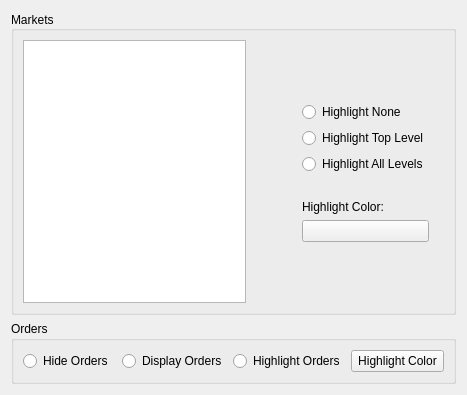
<?xml version="1.0" encoding="UTF-8"?>
<ui version="4.0">
 <class>BookViewHighlightPropertiesWidget</class>
 <widget class="QWidget" name="BookViewHighlightPropertiesWidget">
  <property name="geometry">
   <rect>
    <x>0</x>
    <y>0</y>
    <width>467</width>
    <height>395</height>
   </rect>
  </property>
  <property name="windowTitle">
   <string>Form</string>
  </property>
  <layout class="QVBoxLayout" name="verticalLayout">
   <item>
    <widget class="QGroupBox" name="m_marketsGroup">
     <property name="sizePolicy">
      <sizepolicy hsizetype="Preferred" vsizetype="Preferred">
       <horstretch>0</horstretch>
       <verstretch>0</verstretch>
      </sizepolicy>
     </property>
     <property name="title">
      <string>Markets</string>
     </property>
     <property name="alignment">
      <set>Qt::AlignLeading|Qt::AlignLeft|Qt::AlignVCenter</set>
     </property>
     <layout class="QHBoxLayout" name="horizontalLayout_3">
      <item>
       <widget class="QListWidget" name="m_marketsList">
        <property name="selectionMode">
         <enum>QAbstractItemView::SingleSelection</enum>
        </property>
       </widget>
      </item>
      <item>
       <spacer name="m_marketsToOptionsSpacer">
        <property name="orientation">
         <enum>Qt::Horizontal</enum>
        </property>
        <property name="sizeType">
         <enum>QSizePolicy::Fixed</enum>
        </property>
        <property name="sizeHint" stdset="0">
         <size>
          <width>50</width>
          <height>20</height>
         </size>
        </property>
       </spacer>
      </item>
      <item>
       <layout class="QVBoxLayout" name="m_optionsLayout">
        <item>
         <spacer name="m_optionsTopSpacer">
          <property name="orientation">
           <enum>Qt::Vertical</enum>
          </property>
          <property name="sizeHint" stdset="0">
           <size>
            <width>20</width>
            <height>40</height>
           </size>
          </property>
         </spacer>
        </item>
        <item>
         <widget class="QRadioButton" name="m_highlightNoneButton">
          <property name="text">
           <string>Highlight None</string>
          </property>
         </widget>
        </item>
        <item>
         <widget class="QRadioButton" name="m_highlightTopLevelButton">
          <property name="text">
           <string>Highlight Top Level</string>
          </property>
         </widget>
        </item>
        <item>
         <widget class="QRadioButton" name="m_highlightAllLevelsButton">
          <property name="text">
           <string>Highlight All Levels</string>
          </property>
         </widget>
        </item>
        <item>
         <spacer name="m_highlightColorButtonSpacer">
          <property name="orientation">
           <enum>Qt::Vertical</enum>
          </property>
          <property name="sizeType">
           <enum>QSizePolicy::Maximum</enum>
          </property>
          <property name="sizeHint" stdset="0">
           <size>
            <width>20</width>
            <height>20</height>
           </size>
          </property>
         </spacer>
        </item>
        <item>
         <layout class="QVBoxLayout" name="m_highlightColorLayout">
          <item>
           <widget class="QLabel" name="m_highlightColorLabel">
            <property name="sizePolicy">
             <sizepolicy hsizetype="Preferred" vsizetype="Fixed">
              <horstretch>0</horstretch>
              <verstretch>0</verstretch>
             </sizepolicy>
            </property>
            <property name="text">
             <string>Highlight Color:</string>
            </property>
            <property name="alignment">
             <set>Qt::AlignLeading|Qt::AlignLeft|Qt::AlignVCenter</set>
            </property>
           </widget>
          </item>
          <item>
           <widget class="QPushButton" name="m_highlightColorButton">
            <property name="sizePolicy">
             <sizepolicy hsizetype="Preferred" vsizetype="Fixed">
              <horstretch>0</horstretch>
              <verstretch>0</verstretch>
             </sizepolicy>
            </property>
            <property name="text">
             <string/>
            </property>
           </widget>
          </item>
         </layout>
        </item>
        <item>
         <spacer name="m_optionsBottomSpacer">
          <property name="orientation">
           <enum>Qt::Vertical</enum>
          </property>
          <property name="sizeHint" stdset="0">
           <size>
            <width>20</width>
            <height>40</height>
           </size>
          </property>
         </spacer>
        </item>
       </layout>
      </item>
      <item>
       <spacer name="m_rightSideSpacer">
        <property name="orientation">
         <enum>Qt::Horizontal</enum>
        </property>
        <property name="sizeType">
         <enum>QSizePolicy::Fixed</enum>
        </property>
        <property name="sizeHint" stdset="0">
         <size>
          <width>15</width>
          <height>20</height>
         </size>
        </property>
       </spacer>
      </item>
     </layout>
    </widget>
   </item>
   <item>
    <widget class="QGroupBox" name="m_ordersGroup">
     <property name="title">
      <string>Orders</string>
     </property>
     <layout class="QVBoxLayout" name="verticalLayout_2">
      <item>
       <layout class="QHBoxLayout" name="horizontalLayout_2">
        <item>
         <widget class="QRadioButton" name="m_hideOrdersButton">
          <property name="text">
           <string>Hide Orders</string>
          </property>
         </widget>
        </item>
        <item>
         <widget class="QRadioButton" name="m_displayOrdersButton">
          <property name="text">
           <string>Display Orders</string>
          </property>
         </widget>
        </item>
        <item>
         <widget class="QRadioButton" name="m_highlightOrdersButton">
          <property name="text">
           <string>Highlight Orders</string>
          </property>
         </widget>
        </item>
        <item>
         <widget class="QPushButton" name="m_orderColorButton">
          <property name="sizePolicy">
           <sizepolicy hsizetype="Preferred" vsizetype="Fixed">
            <horstretch>0</horstretch>
            <verstretch>0</verstretch>
           </sizepolicy>
          </property>
          <property name="minimumSize">
           <size>
            <width>15</width>
            <height>0</height>
           </size>
          </property>
          <property name="text">
           <string>Highlight Color</string>
          </property>
         </widget>
        </item>
       </layout>
      </item>
     </layout>
    </widget>
   </item>
  </layout>
 </widget>
 <resources/>
 <connections/>
</ui>
